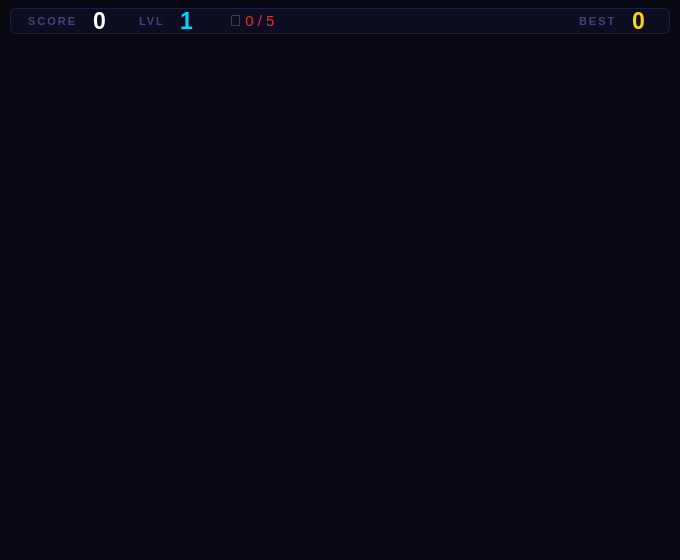
<?xml version="1.0" encoding="UTF-8"?>
<ui version="4.0">
 <class>MainWindow</class>
 <widget class="QMainWindow" name="MainWindow">
  <property name="geometry">
   <rect>
    <x>0</x>
    <y>0</y>
    <width>680</width>
    <height>560</height>
   </rect>
  </property>
  <property name="windowTitle">
   <string>🐍 Snake — Neon Arcade</string>
  </property>
  <property name="styleSheet">
   <string>QMainWindow { background-color: #080810; }</string>
  </property>

  <widget class="QWidget" name="centralwidget">
   <property name="styleSheet">
    <string>QWidget#centralwidget { background-color: #080810; }</string>
   </property>

   <!-- Root: vertical stack — HUD bar on top, board fills rest -->
   <layout class="QVBoxLayout" name="rootLayout">
    <property name="spacing"><number>6</number></property>
    <property name="leftMargin"><number>10</number></property>
    <property name="topMargin"><number>8</number></property>
    <property name="rightMargin"><number>10</number></property>
    <property name="bottomMargin"><number>8</number></property>

    <!-- ══ HUD BAR (fixed height, full width) ══════════════════════════ -->
    <item>
     <widget class="QWidget" name="hudBar">
      <property name="minimumHeight"><number>44</number></property>
      <property name="maximumHeight"><number>44</number></property>
      <property name="styleSheet">
       <string>
        QWidget#hudBar {
        background-color: #0d0d22;
        border: 1px solid #1e1e44;
        border-radius: 6px;
        }
        QLabel { background: transparent; }
       </string>
      </property>

      <layout class="QHBoxLayout" name="hudLayout">
       <property name="leftMargin"><number>18</number></property>
       <property name="topMargin"><number>0</number></property>
       <property name="rightMargin"><number>18</number></property>
       <property name="bottomMargin"><number>0</number></property>
       <property name="spacing"><number>4</number></property>

       <!-- SCORE label -->
       <item>
        <widget class="QLabel" name="hudScoreLabel">
         <property name="text"><string>SCORE</string></property>
         <property name="font"><font><pointsize>8</pointsize><bold>true</bold></font></property>
         <property name="styleSheet"><string>color: #44447a; letter-spacing: 2px;</string></property>
        </widget>
       </item>
       <!-- SCORE value -->
       <item>
        <widget class="QLabel" name="scoreValueLabel">
         <property name="text"><string>0</string></property>
         <property name="font"><font><pointsize>17</pointsize><bold>true</bold></font></property>
         <property name="styleSheet"><string>color: #ffffff; margin-left:5px; margin-right:22px;</string></property>
        </widget>
       </item>

       <!-- LEVEL label -->
       <item>
        <widget class="QLabel" name="hudLevelLabel">
         <property name="text"><string>LVL</string></property>
         <property name="font"><font><pointsize>8</pointsize><bold>true</bold></font></property>
         <property name="styleSheet"><string>color: #44447a; letter-spacing: 2px;</string></property>
        </widget>
       </item>
       <!-- LEVEL value -->
       <item>
        <widget class="QLabel" name="levelValueLabel">
         <property name="text"><string>1</string></property>
         <property name="font"><font><pointsize>17</pointsize><bold>true</bold></font></property>
         <property name="styleSheet"><string>color: #00d4ff; margin-left:5px; margin-right:22px;</string></property>
        </widget>
       </item>

       <!-- PROGRESS (apple counter) -->
       <item>
        <widget class="QLabel" name="progressValueLabel">
         <property name="text"><string>🍎 0 / 5</string></property>
         <property name="font"><font><pointsize>11</pointsize></font></property>
         <property name="styleSheet"><string>color: #dd3333; margin-right:10px;</string></property>
        </widget>
       </item>

       <!-- Push HIGH SCORE to the far right -->
       <item>
        <spacer>
         <property name="orientation"><enum>Qt::Horizontal</enum></property>
         <property name="sizeHint" stdset="0"><size><width>40</width><height>20</height></size></property>
        </spacer>
       </item>

       <!-- BEST label -->
       <item>
        <widget class="QLabel" name="hudHsLabel">
         <property name="text"><string>BEST</string></property>
         <property name="font"><font><pointsize>8</pointsize><bold>true</bold></font></property>
         <property name="styleSheet"><string>color: #44447a; letter-spacing: 2px;</string></property>
        </widget>
       </item>
       <!-- BEST value -->
       <item>
        <widget class="QLabel" name="hsValueLabel">
         <property name="text"><string>0</string></property>
         <property name="font"><font><pointsize>17</pointsize><bold>true</bold></font></property>
         <property name="styleSheet"><string>color: #ffd700; margin-left:5px;</string></property>
        </widget>
       </item>

      </layout>
     </widget>
    </item>

    <!-- ══ GAME BOARD — expands to fill ALL remaining space ════════════ -->
    <item>
     <widget class="QWidget" name="gameBoard" native="true">
      <!-- No fixed min/max size — let the layout stretch it -->
      <property name="sizePolicy">
       <sizepolicy hsizetype="Expanding" vsizetype="Expanding">
        <horstretch>1</horstretch>
        <verstretch>1</verstretch>
       </sizepolicy>
      </property>
      <property name="styleSheet">
       <string>background-color: transparent;</string>
      </property>
     </widget>
    </item>

   </layout>
  </widget>
 </widget>
 <resources/>
 <connections/>
</ui>
